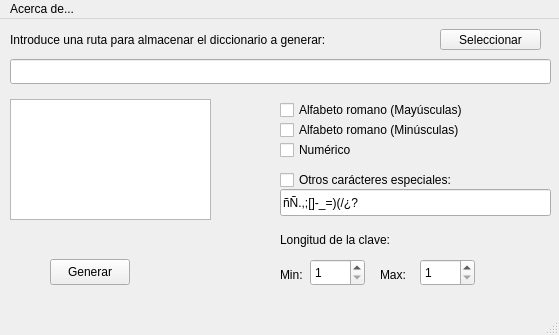
<?xml version="1.0" encoding="UTF-8"?>
<ui version="4.0">
 <class>MainWindow</class>
 <widget class="QMainWindow" name="MainWindow">
  <property name="geometry">
   <rect>
    <x>0</x>
    <y>0</y>
    <width>559</width>
    <height>335</height>
   </rect>
  </property>
  <property name="windowTitle">
   <string>HPGen 1.0</string>
  </property>
  <widget class="QWidget" name="centralWidget">
   <widget class="QPushButton" name="pushButton">
    <property name="geometry">
     <rect>
      <x>440</x>
      <y>10</y>
      <width>101</width>
      <height>21</height>
     </rect>
    </property>
    <property name="text">
     <string>Seleccionar</string>
    </property>
   </widget>
   <widget class="QLabel" name="label">
    <property name="geometry">
     <rect>
      <x>10</x>
      <y>10</y>
      <width>411</width>
      <height>21</height>
     </rect>
    </property>
    <property name="text">
     <string>Introduce una ruta para almacenar el diccionario a generar:</string>
    </property>
   </widget>
   <widget class="QLineEdit" name="lineEdit">
    <property name="geometry">
     <rect>
      <x>10</x>
      <y>40</y>
      <width>541</width>
      <height>25</height>
     </rect>
    </property>
   </widget>
   <widget class="QPushButton" name="pushButton_2">
    <property name="geometry">
     <rect>
      <x>50</x>
      <y>240</y>
      <width>80</width>
      <height>26</height>
     </rect>
    </property>
    <property name="text">
     <string>Generar</string>
    </property>
   </widget>
   <widget class="QTextEdit" name="textEdit">
    <property name="geometry">
     <rect>
      <x>10</x>
      <y>80</y>
      <width>201</width>
      <height>121</height>
     </rect>
    </property>
   </widget>
   <widget class="QCheckBox" name="checkMayus">
    <property name="geometry">
     <rect>
      <x>280</x>
      <y>80</y>
      <width>261</width>
      <height>22</height>
     </rect>
    </property>
    <property name="text">
     <string>Alfabeto romano (Mayúsculas)</string>
    </property>
   </widget>
   <widget class="QCheckBox" name="checkNum">
    <property name="geometry">
     <rect>
      <x>280</x>
      <y>120</y>
      <width>96</width>
      <height>22</height>
     </rect>
    </property>
    <property name="text">
     <string>Numérico</string>
    </property>
   </widget>
   <widget class="QCheckBox" name="checkMin">
    <property name="geometry">
     <rect>
      <x>280</x>
      <y>100</y>
      <width>261</width>
      <height>22</height>
     </rect>
    </property>
    <property name="text">
     <string>Alfabeto romano (Minúsculas)</string>
    </property>
   </widget>
   <widget class="QCheckBox" name="checkOtros">
    <property name="geometry">
     <rect>
      <x>280</x>
      <y>150</y>
      <width>231</width>
      <height>22</height>
     </rect>
    </property>
    <property name="text">
     <string>Otros carácteres especiales:</string>
    </property>
   </widget>
   <widget class="QLineEdit" name="lineEdit_2">
    <property name="geometry">
     <rect>
      <x>280</x>
      <y>170</y>
      <width>271</width>
      <height>27</height>
     </rect>
    </property>
    <property name="text">
     <string>ñÑ.,;[]-_=)(/¿?</string>
    </property>
   </widget>
   <widget class="QSpinBox" name="spinBox">
    <property name="geometry">
     <rect>
      <x>310</x>
      <y>240</y>
      <width>55</width>
      <height>27</height>
     </rect>
    </property>
    <property name="minimum">
     <number>1</number>
    </property>
   </widget>
   <widget class="QSpinBox" name="spinBox_2">
    <property name="geometry">
     <rect>
      <x>420</x>
      <y>240</y>
      <width>55</width>
      <height>27</height>
     </rect>
    </property>
    <property name="minimum">
     <number>1</number>
    </property>
   </widget>
   <widget class="QLabel" name="label_2">
    <property name="geometry">
     <rect>
      <x>280</x>
      <y>210</y>
      <width>141</width>
      <height>21</height>
     </rect>
    </property>
    <property name="text">
     <string>Longitud de la clave:</string>
    </property>
   </widget>
   <widget class="QLabel" name="label_3">
    <property name="geometry">
     <rect>
      <x>280</x>
      <y>240</y>
      <width>66</width>
      <height>31</height>
     </rect>
    </property>
    <property name="text">
     <string>Min:</string>
    </property>
   </widget>
   <widget class="QLabel" name="label_4">
    <property name="geometry">
     <rect>
      <x>380</x>
      <y>240</y>
      <width>71</width>
      <height>31</height>
     </rect>
    </property>
    <property name="text">
     <string>Max:</string>
    </property>
   </widget>
  </widget>
  <widget class="QMenuBar" name="menuBar">
   <property name="geometry">
    <rect>
     <x>0</x>
     <y>0</y>
     <width>559</width>
     <height>25</height>
    </rect>
   </property>
   <widget class="QMenu" name="menuAcerca_de">
    <property name="title">
     <string>Acerca de...</string>
    </property>
   </widget>
   <addaction name="menuAcerca_de"/>
  </widget>
  <widget class="QStatusBar" name="statusBar"/>
 </widget>
 <layoutdefault spacing="6" margin="11"/>
 <resources/>
 <connections/>
</ui>
